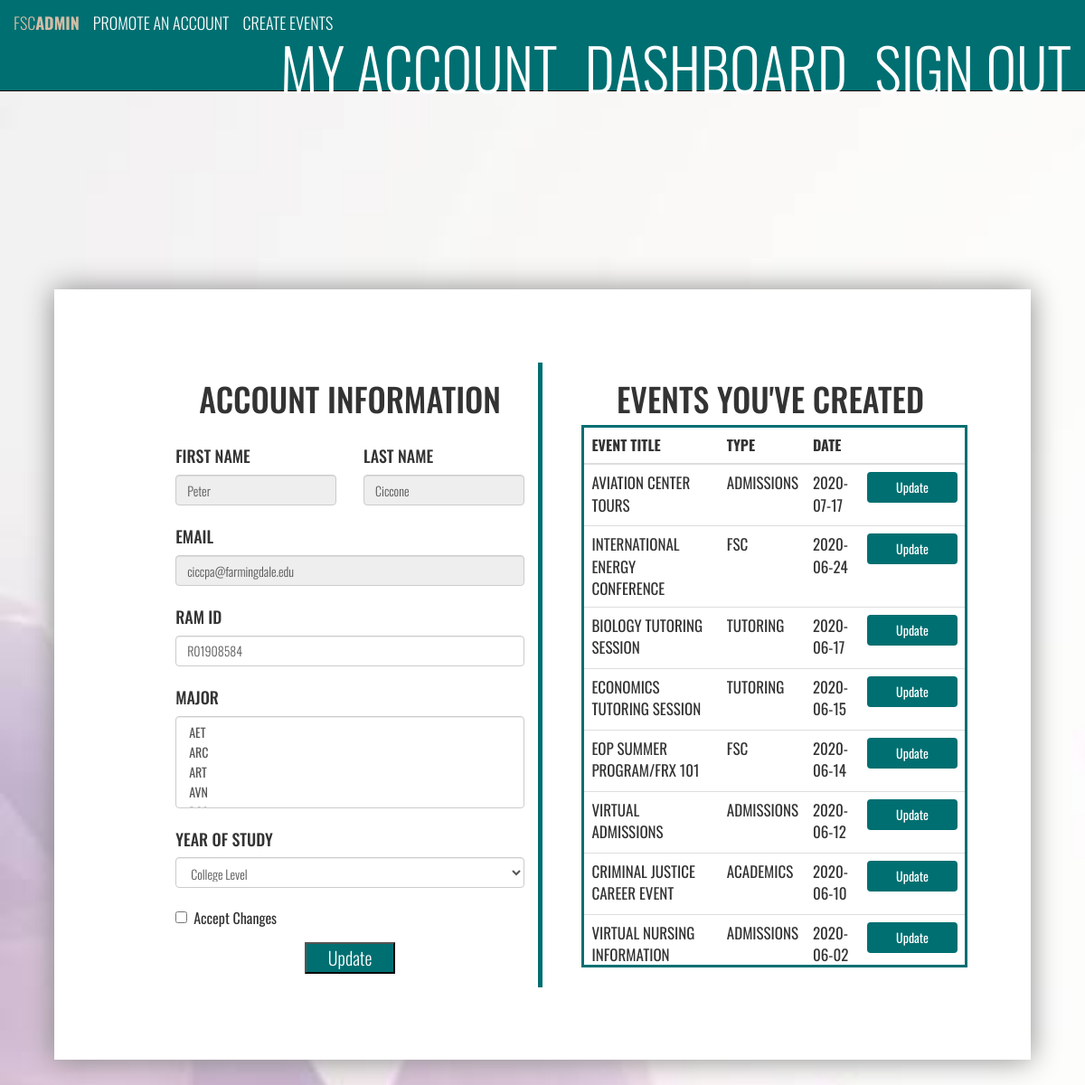
The app's page /my_account.php (signed in) with its own data.
### tables this page shows
CREATE TABLE `events` (
  `admin_Id` int(11) NOT NULL,
  `event_Id` int(11) NOT NULL,
  `event_Title` varchar(255) NOT NULL,
  `description` text NOT NULL,
  `event_Type` varchar(255) NOT NULL,
  `location` varchar(255) NOT NULL,
  `capacity` int(11) DEFAULT NULL,
  `date` date NOT NULL,
  `time` time NOT NULL
);

### includes/pdocon.php (called while the page is built, shortened)
<?php
class Pdocon {
        private $host       = "localhost";
        private $user       = "root";
        private $pass       = "";
        private $dbnm       = "app";
        private $dbh;
        private $stmt;
        public function __construct(){
        $dsn ="mysql:host=" . $this->host . "; dbname=" . $this->dbnm;
        $options = array(
        PDO::ATTR_PERSISTENT    => true,
        PDO::ATTR_ERRMODE       => PDO::ERRMODE_EXCEPTION
        );
        try {
        $this->dbh  = new PDO($dsn, $this->user, $this->pass, $options);
            } catch(PDOException $error) {
                $this->errmsg = $error->getMessage();
                echo $this->errmsg;
            }
        }
        public function query($query){
            $this->stmt = $this->dbh->prepare($query);
        }
        public function bindvalue($param, $value, $type){
        $this->stmt->bindValue($param, $value, $type);
        }
        public function execute(){
        return $this->stmt->execute();
        }
        public function fetchMultiple(){
        $this->execute();
        return $this->stmt->fetchAll(PDO::FETCH_ASSOC);
        }
}
?>

### my_account.php (the view, shortened to what this page needs)
<?php
include('includes/header.php');
     if(isset($_SESSION['student_data'])) {
        $ram_ID = $_SESSION['student_data']['RAMID'];
     }
?>
<link href="css/style_dash.css" rel="stylesheet" type="text/css">
<div class="row myrow">
    <div class="box">
        <div class="col-sm-6 register_form">
        <form class="form-horizontal" role="form" method="post" action="" enctype="multipart/form-data">
            <?php  if(isset($_SESSION['student_data'])) { ?>
               <div class="form-group">
                        <label class="control-label col-sm-2"></label>
                         <div class="col-sm-10">
                             <h1>ACCOUNT INFORMATION</h1>
                         </div>
                       </div>
            <div class="form-group">
                <label class="control-label col-sm-2" for="name"></label>
                <div class="col-sm-5">
                    <h4>FIRST NAME</h4>
                    <input type="firstName" name="firstName" class="form-control" id="firstName" placeholder="First Name" value="<?php echo $_SESSION['user_data']['firstName']; ?>"readonly>
                </div>
                   <div class="col-sm-5">
                    <h4>LAST NAME</h4>
                    <input type="firstName" name="firstName" class="form-control" id="firstName" placeholder="First Name" value="<?php echo $_SESSION['user_data']['lastName']; ?>"readonly>
                </div>
                </div>
            <div class="form-group">
                <label class="control-label col-sm-2" for="email"></label>
                <div class="col-sm-10">
                    <h4>EMAIL</h4>
                    <input type="email" name="email" class="form-control" id="email" placeholder="Enter Email" value="<?php echo $_SESSION['user_data']['email']; ?>"readonly>
                </div>
            </div>
            <div class="form-group">
                <label class="control-label col-sm-2" for="ramID"></label>
                <div class="col-sm-10">
                    <h4>RAM ID</h4>
                    <input type="ramID" name="ramID" class="form-control" id="ramID" placeholder="Enter RAM ID" value="<?php echo $ram_ID; ?>"required>
                </div>
            </div>
            <div class="form-group">
                <label class="control-label col-sm-2" for="major"></label>
                <div class="col-sm-10">
                  <h4>MAJOR</h4>
                    <select multiple type="" name="major" class="form-control" id="major" required>
                <option value="AET">AET</option>
                <option value="ARC">ARC</option>
                <option value="ART">ART</option>
                <option value="AVN">AVN</option>
                <option value="BCS">BCS</option>
                    </select>
                </div>
            </div>
                <div class="form-group">
            <label class="control-label col-sm-2" for="collegeLevel"></label>
            <div class="col-sm-10">
               <h4>YEAR OF STUDY</h4>
               <select type="" name="collegeLevel" class="form-control" id="collegeLevel" required>
        <option value="">College Level</option>
                                </select>
            </div>
          </div>
            <?php } else ?>
            <div class="form-group">
                <div class="col-sm-offset-2 col-sm-10 ">
                    <div class="checkbox ">
                        <label><input type="checkbox" required> Accept Changes</label>
                    </div>
                </div>
            </div>
            <div class="form-group">
                <div class="col-sm-offset-2 col-sm-10 text-center">
                    <button class="button" type="submit" class="btn btn-primary " name="submit_update">Update</button>
                </div>
            </div>
        </form>
    </div>
    <div class="col-sm-6 register_view ">
        <div class="tableDiv">
        <?php
         if(isset($_SESSION['admin_data']))
        { ?>   <h1>EVENTS YOU'VE CREATED</h1>
           <?php
        $db = new Pdocon;
        $admin_Id = $_SESSION['admin_data']['adminId'];
        $db->query('SELECT * FROM events WHERE admin_Id =:admin_Id ORDER BY date DESC');
        $db->bindValue(':admin_Id', $admin_Id, PDO::PARAM_INT);
        $row = $db->fetchMultiple();
        if($row) {
        ?>
    <div class="scrollable">
    <table class="table table-hover">
  <thead>
    <tr>
      <th scope="col">Event Title</th>
      <th scope="col">Type</th>
      <th scope="col">Date</th>
    <th scope="col"></th>
    </tr>
  </thead>
           <?php
        foreach($row as $event)
        {
           ?>
                <tr>
                <td><?php echo $event['event_Title'];?></td>
                <td><?php echo $event['event_Type'];?></td>
                <td><?php echo $event['date'];?></td>
                <td>
                    <form action='edit_event.php' method='post'><button class="btn btn" type='hidden' name='id' value=' <?php echo $event["event_Id"] ?>'>Update</button></form></td></tr>
  <?php }
        } else { ?>
        <div class="scrollable" style="background-color:lightgray; ">
       <h2 style="text-align: center; margin:150px;">You haven't created any events yet!<a href="create_events.php"> Get started.</a></h2></div> <?php
        }
     }
    ?>
    </div>
    </div>
        </div>
</div>
</body>

### includes/header.php (shortened to what this page needs)
<html>
<head>
    <link rel="stylesheet" href="https://maxcdn.bootstrapcdn.com/bootstrap/3.3.5/css/bootstrap.min.css">
    <link href="css/styles.css" rel="stylesheet" type="text/css">
</head>
<body>
    <div class="account_header">
        <nav class="navbar navbar-default navbar-fixed-top navbar-inverse" style="background-color:#006f71">
            <div class="container-fluid">
                <div class="navbar-header">
                     <?php if(isset($_SESSION['admin_data'])) { ?>
                        <a class="navbar-brand navbar-light" href="view_users.php">FSC<strong>ADMIN</strong></a>
                       <a class="navbar-brand navbar-light" style="text-transform: uppercase;"href="view_users.php">Promote An Account</a>
                         <a class="navbar-brand navbar-light" style="text-transform: uppercase;"href="create_events.php">Create Events</a>
                         <?php } else { ?>   <a class="navbar-brand navbar-light" href="see_events.php">FSC<strong>EVENTS</strong></a>
                         <?php } ?>
                </div>
                <div class="collapse navbar-collapse" id="navbar-collapse">
                    <ul class="nav navbar-nav navbar-left">
                        <li><a href=""></a></li>
                    </ul>
                   <ul class="nav navbar-nav navbar-right">
    <li><a href="my_account.php">My Account</a></li>
      <li><a href="see_events.php" >Dashboard</a></li>
     <li><a href="includes/logout.php">Sign out</a></li></ul> </div>
     </div>
    </nav>
    </div>
    </body>

### css/styles.css (style rules this page uses)
button { font-family: 'Oswald', sans-serif; background-color:#006f71; color:white; height: auto; width: 100; font-size:20px; }
.myrow { font-family: 'Oswald', sans-serif; font-weight:300; display: block; box-shadow: 0 0 30px #888; margin-top: 15vh; width: 90vw; padding-left: 3%; padding-right: 3%; margin-top: 15vh; margin-left: auto; margin-right: auto; background-color: white; }
.account_header { margin-top: 70; font-family: 'Oswald', sans-serif; font-weight:300; }
nav { margin-bottom: 15%; }
nav ul { font-size: 3vh; text-transform: uppercase; }
body { overflow-x: hidden; overflow-y: auto; }
.navbar-inverse .navbar-nav > li > a { color:white; }
.navbar-inverse .navbar-brand { color:white; }
.text-box1 h1, label { font-size: 15vh; font-family: 'Oswald', sans-serif; font-weight:300; }
label { font-size: 4vh; }
.register_form label { font-size: 16px; }
.register_form { margin: 8% 0% 8% 0%; border-right: 5px solid #006f71; }
.register_view { margin: 8% 0% 8% 0%; font-size: 3vh; text-transform: uppercase; }

### css/style_dash.css (style rules this page uses)
body { background-image: url(../images/background-img1.jpg); background-repeat: no-repeat; background-size: cover; font-family: "Oswald, sans-serif"; font-weight:300; }
table tr td { font-size: 17px; }

### my_account.php (style rules this page uses)
h1 { text-align: center; }
.scrollable { height: 600px; width:90%; margin-right: 3%; margin-left: 6%; overflow: scroll; border: 3px solid #006f71; }

### records on screen
events: event_Title "AVIATION CENTER TOURS", event_Type "ADMISSIONS", date "2020-07-17", $event["event_Id"] 115 (drawn)
events: event_Title "INTERNATIONAL ENERGY CONFERENCE", event_Type "FSC", date "2020-06-24", $event["event_Id"] 110 (drawn)
events: event_Title "BIOLOGY TUTORING SESSION", event_Type "TUTORING", date "2020-06-17", $event["event_Id"] 117 (drawn)
events: event_Title "ECONOMICS TUTORING SESSION", event_Type "TUTORING", date "2020-06-15", $event["event_Id"] 118 (drawn)
events: event_Title "EOP SUMMER PROGRAM/FRX 101", event_Type "FSC", date "2020-06-14", $event["event_Id"] 120 (drawn)
events: event_Title "VIRTUAL ADMISSIONS", event_Type "ADMISSIONS", date "2020-06-12", $event["event_Id"] 113 (drawn)
events: event_Title "CRIMINAL JUSTICE CAREER EVENT", event_Type "ACADEMICS", date "2020-06-10", $event["event_Id"] 111 (drawn)
events: event_Title "VIRTUAL NURSING INFORMATION", event_Type "ADMISSIONS", date "2020-06-02", $event["event_Id"] 114 (drawn)
